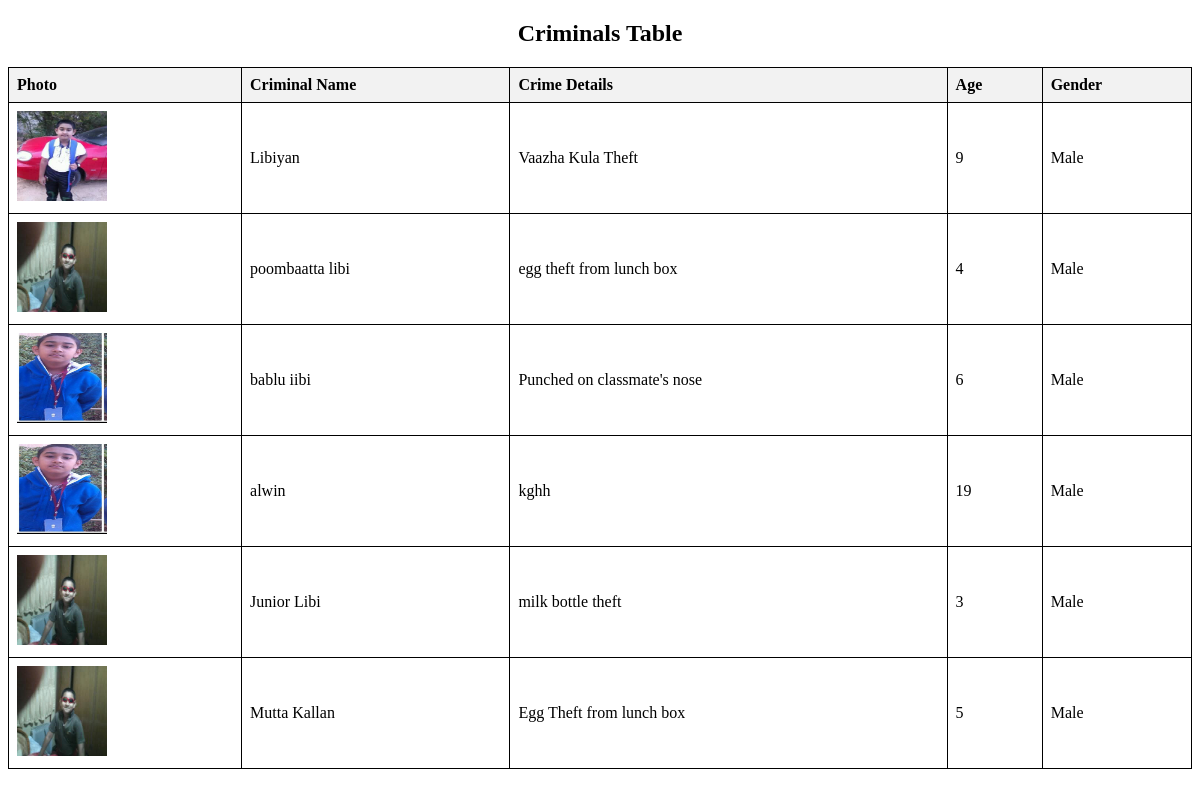
/criminals_userview, run on an earlier commit of the app's database.
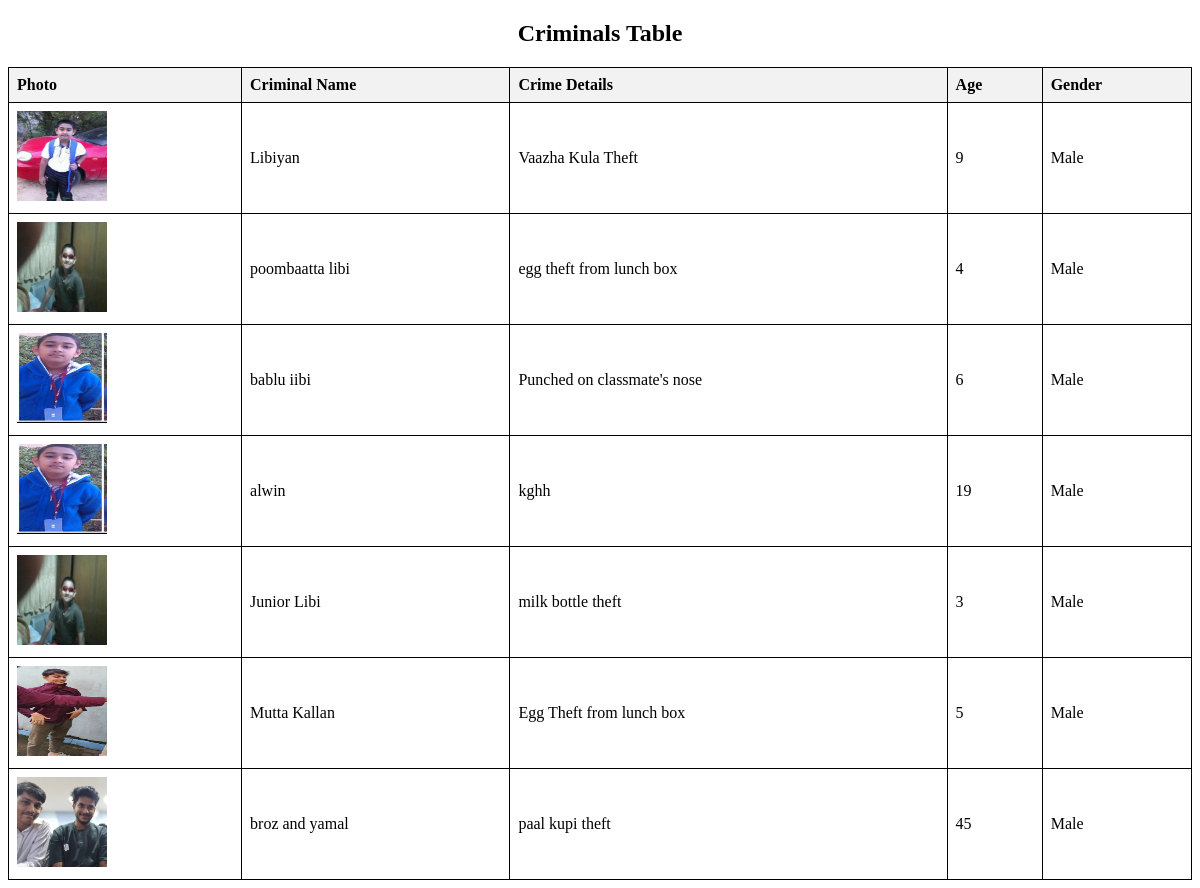
And on a later commit of the database.
### projectapp/models.py (models this page shows)
class criminals(models.Model):
    photo=models.FileField(upload_to='criminalface/')
    criminal_name=models.CharField(max_length=100)
    crime_details=models.CharField(max_length=500)
    criminal_age=models.IntegerField()
    GENDER_CHOICES = [
        ('Male', 'Male'),
        ('Female', 'Female'),
        ('Other', 'Other')
        ]
    gender = models.CharField(max_length=10, choices=GENDER_CHOICES, default='Male')
    login_staffid=models.ForeignKey('staff_reg',on_delete=models.CASCADE,blank=True,null=True)

### projectapp/views.py (the view)
# urls.py: path('criminals_userview' ,views.user_criminal_view, name='criminals_userview'),
def user_criminal_view(request):
    data = criminals.objects.all()
    return render(request,'view_criminal_details.html',{'details' : data})

### projectapp/templates/view_criminal_details.html (shortened to what this page needs)
<!DOCTYPE html>
<html>
<head>
</head>
<body>
<center><h2>Criminals Table</h2></center>
<table>
    <thead>
        <tr>
            <th>Photo</th>
            <th>Criminal Name</th>
            <th>Crime Details</th>
            <th>Age</th>
            <th>Gender</th>
        </tr>
    </thead>
    <tbody>
        {% for row in details %}
        <tr>
            <td><img src="{{ row.photo.url }}" width="90px" height="90px" /></td>
            <td>{{ row.criminal_name }}</td>
            <td>{{ row.crime_details }}</td>
            <td>{{ row.criminal_age }}</td>
            <td>{{ row.gender }}</td>
        </tr>
        {% endfor %}
    </tbody>
</table>
</body>
</html>

### projectapp/templates/view_criminal_details.html (style rules this page uses)
table { width: 100%; border-collapse: collapse; }
th, td { border: 1px solid black; padding: 8px; text-align: left; }
th { background-color: #f2f2f2; }

What changed in the data, as far as the page shows it:
changed criminals "Mutta Kallan": photo: a different picture
added criminals: photo (picture), criminal_name "broz and yamal", crime_details "paal kupi theft", criminal_age "45", gender "Male"
